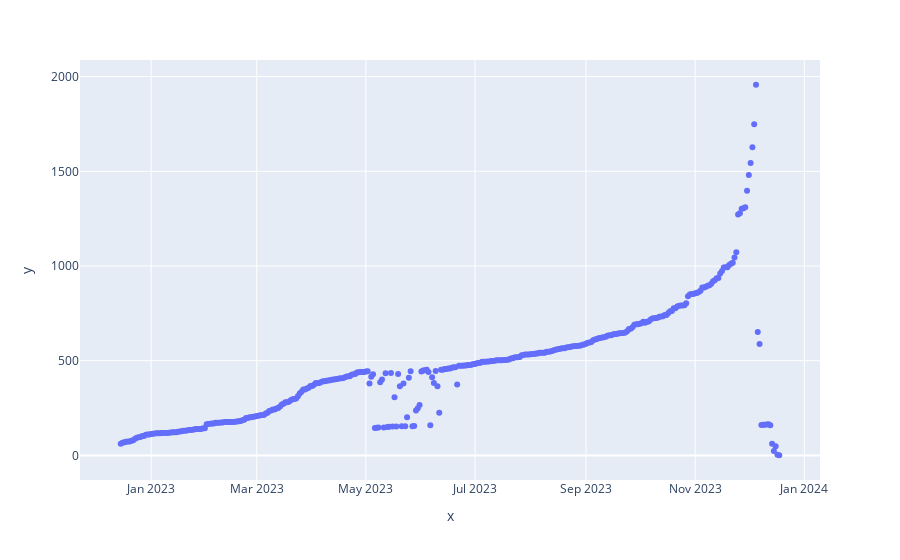

Notebook source saved alongside this figure:
### Markdown cell above
# Data analysis

### Code cell
viable_listings = listings.query("sold_date.notna()").copy()
px.scatter(x=viable_listings.sold_date.unique(), y=viable_listings.sold_date.value_counts())

### Figure 1 — Plotly figure (JSON) as saved in the notebook; plotly's stock layout.template omitted (floating-point values rounded to 4 significant figures; data arrays with more than 128 entries replaced by an {"elided": "..."} marker saying what was removed)
{"data": [{"hovertemplate": "x=%{x}<br>y=%{y}<extra></extra>", "legendgroup": "", "marker": {"color": "#636efa", "symbol": "circle"}, "mode": "markers", "name": "", "orientation": "v", "showlegend": false, "type": "scatter", "x": {"elided": "369 str values"}, "xaxis": "x", "y": {"elided": "369 int values"}, "yaxis": "y"}], "layout": {"legend": {"tracegroupgap": 0}, "margin": {"t": 60}, "xaxis": {"anchor": "y", "domain": [0, 1], "title": {"text": "x"}}, "yaxis": {"anchor": "x", "domain": [0, 1], "title": {"text": "y"}}}}
